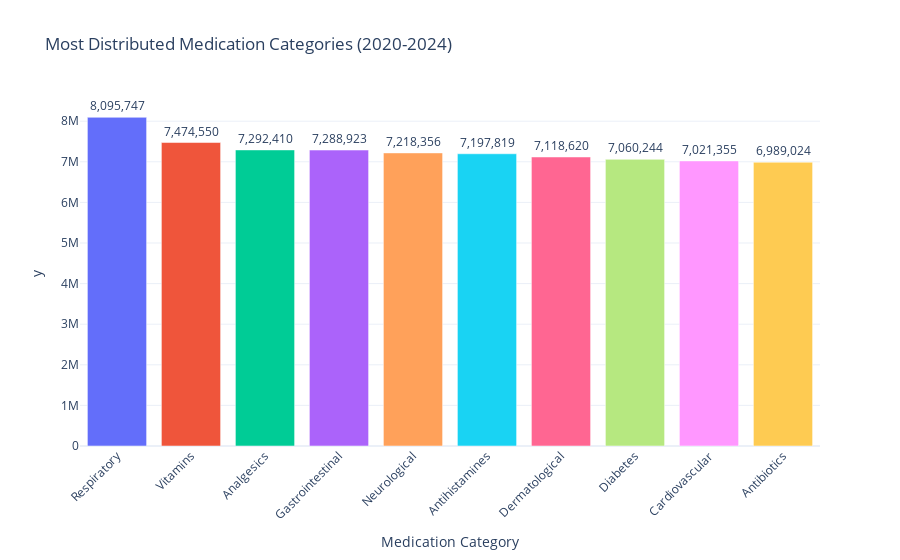

Write notebook code for a chart like this one.
### Code cell
fig = px.bar(
    most_dist_med,
    x=most_dist_med.index,
    y=most_dist_med.values,
    color=most_dist_med.index,
    color_continuous_scale='Blues',
    title='Most Distributed Medication Categories (2020-2024)',
    labels={'medication_category': 'Medication Category',
        'quantity_units': 'Total Units Distributed'}
)

fig.update_layout(
    template=Plotly_template,
    xaxis_tickangle=-45,
    showlegend=False)

fig.update_traces(
    texttemplate='%{y:,.0f}',
    textposition='outside')

fig.show()

### Figure 1 — Plotly figure (JSON) as saved in the notebook; plotly's stock layout.template omitted (floating-point values rounded to 4 significant figures)
{"data": [{"hovertemplate": "Medication Category=%{x}<br>y=%{y}<extra></extra>", "legendgroup": "Respiratory", "marker": {"color": "#636efa", "pattern": {"shape": ""}}, "name": "Respiratory", "orientation": "v", "showlegend": true, "textposition": "outside", "x": ["Respiratory"], "xaxis": "x", "y": [8095747], "yaxis": "y", "type": "bar", "texttemplate": "%{y:,.0f}"}, {"hovertemplate": "Medication Category=%{x}<br>y=%{y}<extra></extra>", "legendgroup": "Vitamins", "marker": {"color": "#EF553B", "pattern": {"shape": ""}}, "name": "Vitamins", "orientation": "v", "showlegend": true, "textposition": "outside", "x": ["Vitamins"], "xaxis": "x", "y": [7474550], "yaxis": "y", "type": "bar", "texttemplate": "%{y:,.0f}"}, {"hovertemplate": "Medication Category=%{x}<br>y=%{y}<extra></extra>", "legendgroup": "Analgesics", "marker": {"color": "#00cc96", "pattern": {"shape": ""}}, "name": "Analgesics", "orientation": "v", "showlegend": true, "textposition": "outside", "x": ["Analgesics"], "xaxis": "x", "y": [7292410], "yaxis": "y", "type": "bar", "texttemplate": "%{y:,.0f}"}, {"hovertemplate": "Medication Category=%{x}<br>y=%{y}<extra></extra>", "legendgroup": "Gastrointestinal", "marker": {"color": "#ab63fa", "pattern": {"shape": ""}}, "name": "Gastrointestinal", "orientation": "v", "showlegend": true, "textposition": "outside", "x": ["Gastrointestinal"], "xaxis": "x", "y": [7288923], "yaxis": "y", "type": "bar", "texttemplate": "%{y:,.0f}"}, {"hovertemplate": "Medication Category=%{x}<br>y=%{y}<extra></extra>", "legendgroup": "Neurological", "marker": {"color": "#FFA15A", "pattern": {"shape": ""}}, "name": "Neurological", "orientation": "v", "showlegend": true, "textposition": "outside", "x": ["Neurological"], "xaxis": "x", "y": [7218356], "yaxis": "y", "type": "bar", "texttemplate": "%{y:,.0f}"}, {"hovertemplate": "Medication Category=%{x}<br>y=%{y}<extra></extra>", "legendgroup": "Antihistamines", "marker": {"color": "#19d3f3", "pattern": {"shape": ""}}, "name": "Antihistamines", "orientation": "v", "showlegend": true, "textposition": "outside", "x": ["Antihistamines"], "xaxis": "x", "y": [7197819], "yaxis": "y", "type": "bar", "texttemplate": "%{y:,.0f}"}, {"hovertemplate": "Medication Category=%{x}<br>y=%{y}<extra></extra>", "legendgroup": "Dermatological", "marker": {"color": "#FF6692", "pattern": {"shape": ""}}, "name": "Dermatological", "orientation": "v", "showlegend": true, "textposition": "outside", "x": ["Dermatological"], "xaxis": "x", "y": [7118620], "yaxis": "y", "type": "bar", "texttemplate": "%{y:,.0f}"}, {"hovertemplate": "Medication Category=%{x}<br>y=%{y}<extra></extra>", "legendgroup": "Diabetes", "marker": {"color": "#B6E880", "pattern": {"shape": ""}}, "name": "Diabetes", "orientation": "v", "showlegend": true, "textposition": "outside", "x": ["Diabetes"], "xaxis": "x", "y": [7060244], "yaxis": "y", "type": "bar", "texttemplate": "%{y:,.0f}"}, {"hovertemplate": "Medication Category=%{x}<br>y=%{y}<extra></extra>", "legendgroup": "Cardiovascular", "marker": {"color": "#FF97FF", "pattern": {"shape": ""}}, "name": "Cardiovascular", "orientation": "v", "showlegend": true, "textposition": "outside", "x": ["Cardiovascular"], "xaxis": "x", "y": [7021355], "yaxis": "y", "type": "bar", "texttemplate": "%{y:,.0f}"}, {"hovertemplate": "Medication Category=%{x}<br>y=%{y}<extra></extra>", "legendgroup": "Antibiotics", "marker": {"color": "#FECB52", "pattern": {"shape": ""}}, "name": "Antibiotics", "orientation": "v", "showlegend": true, "textposition": "outside", "x": ["Antibiotics"], "xaxis": "x", "y": [6989024], "yaxis": "y", "type": "bar", "texttemplate": "%{y:,.0f}"}], "layout": {"xaxis": {"anchor": "y", "domain": [0.0, 1.0], "title": {"text": "Medication Category"}, "categoryorder": "array", "categoryarray": ["Respiratory", "Vitamins", "Analgesics", "Gastrointestinal", "Neurological", "Antihistamines", "Dermatological", "Diabetes", "Cardiovascular", "Antibiotics"], "tickangle": -45}, "yaxis": {"anchor": "x", "domain": [0.0, 1.0], "title": {"text": "y"}}, "legend": {"title": {"text": "Medication Category"}, "tracegroupgap": 0}, "title": {"text": "Most Distributed Medication Categories (2020-2024)"}, "barmode": "relative", "showlegend": false}}
